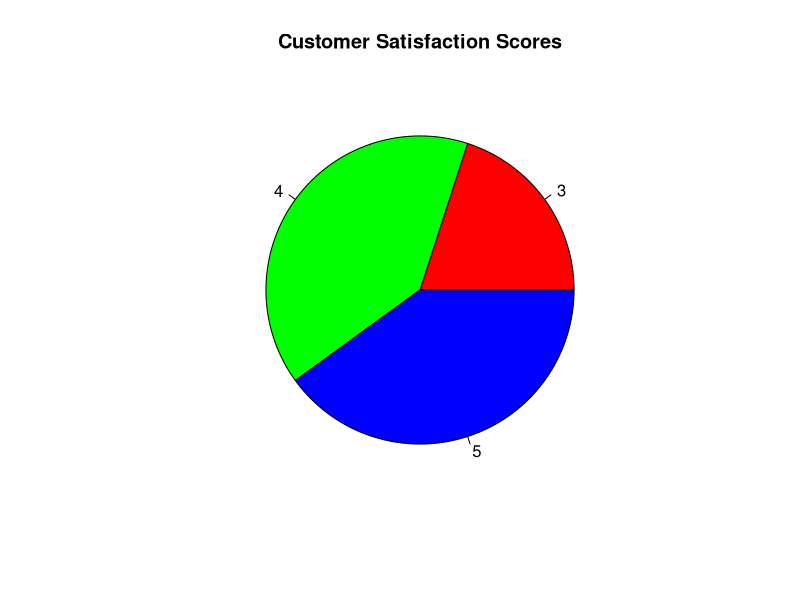

Reproduce this figure in R.
# Satisfaction Scores
Score <- c(4, 5, 3, 4, 5)

# Count frequencies
count <- table(Score)

# Pie chart
pie(count,
    main = "Customer Satisfaction Scores",
    col = c("red", "green", "blue"))
